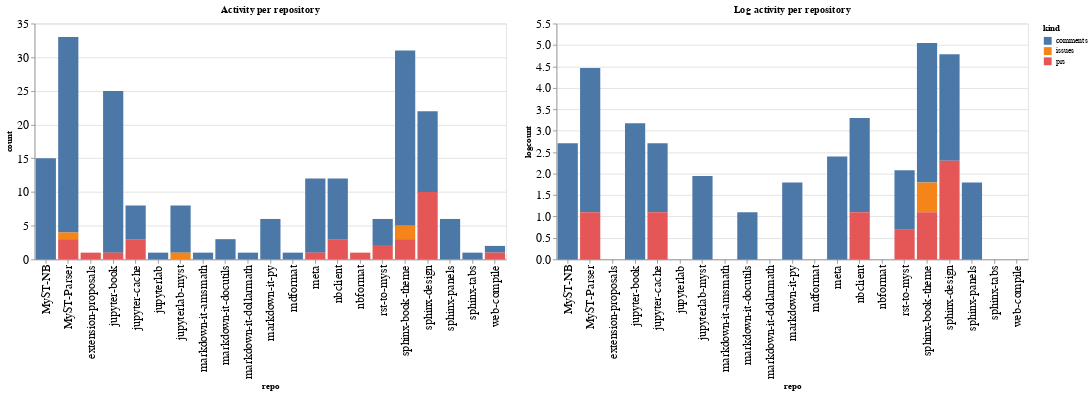

Write notebook code for a chart like this one.
### Code cell
ch1 = alt.Chart(repo_summaries, width=600, title="Activity per repository").mark_bar().encode(
    x='repo',
    y='count',
    color='kind',
    tooltip="kind"
)

ch2 = alt.Chart(repo_summaries, width=600, title="Log activity per repository").mark_bar().encode(
    x='repo',
    y='logcount',
    color='kind',
    tooltip="kind"
)

ch1 | ch2

### Figure 1 — Vega-Lite specification as saved in the notebook (floating-point values rounded to 4 significant figures)
{"config": {"axisLeft": {"labelFontSize": 15}, "axisBottom": {"labelFontSize": 15}}, "hconcat": [{"mark": "bar", "encoding": {"color": {"type": "nominal", "field": "kind"}, "tooltip": {"type": "nominal", "field": "kind"}, "x": {"type": "nominal", "field": "repo"}, "y": {"type": "quantitative", "field": "count"}}, "title": "Activity per repository", "width": 600}, {"mark": "bar", "encoding": {"color": {"type": "nominal", "field": "kind"}, "tooltip": {"type": "nominal", "field": "kind"}, "x": {"type": "nominal", "field": "repo"}, "y": {"type": "quantitative", "field": "logcount"}}, "title": "Log activity per repository", "width": 600}], "data": {"name": "data-d93eb46a79f50c40efff2cb57f19fda8"}, "$schema": "https://vega.github.io/schema/vega-lite/v4.8.1.json", "datasets": {"data-d93eb46a79f50c40efff2cb57f19fda8": [{"repo": "MyST-NB", "kind": "comments", "count": 15, "logcount": 2.708}, {"repo": "MyST-Parser", "kind": "comments", "count": 29, "logcount": 3.367}, {"repo": "MyST-Parser", "kind": "issues", "count": 1, "logcount": 0.0}, {"repo": "MyST-Parser", "kind": "prs", "count": 3, "logcount": 1.099}, {"repo": "extension-proposals", "kind": "prs", "count": 1, "logcount": 0.0}, {"repo": "jupyter-book", "kind": "comments", "count": 24, "logcount": 3.178}, {"repo": "jupyter-book", "kind": "prs", "count": 1, "logcount": 0.0}, {"repo": "jupyter-cache", "kind": "comments", "count": 5, "logcount": 1.609}, {"repo": "jupyter-cache", "kind": "prs", "count": 3, "logcount": 1.099}, {"repo": "jupyterlab", "kind": "comments", "count": 1, "logcount": 0.0}, {"repo": "jupyterlab-myst", "kind": "comments", "count": 7, "logcount": 1.946}, {"repo": "jupyterlab-myst", "kind": "issues", "count": 1, "logcount": 0.0}, {"repo": "markdown-it-amsmath", "kind": "comments", "count": 1, "logcount": 0.0}, {"repo": "markdown-it-docutils", "kind": "comments", "count": 3, "logcount": 1.099}, {"repo": "markdown-it-dollarmath", "kind": "comments", "count": 1, "logcount": 0.0}, {"repo": "markdown-it-py", "kind": "comments", "count": 6, "logcount": 1.792}, {"repo": "mdformat", "kind": "comments", "count": 1, "logcount": 0.0}, {"repo": "meta", "kind": "comments", "count": 11, "logcount": 2.398}, {"repo": "meta", "kind": "prs", "count": 1, "logcount": 0.0}, {"repo": "nbclient", "kind": "comments", "count": 9, "logcount": 2.197}, {"repo": "nbclient", "kind": "prs", "count": 3, "logcount": 1.099}, {"repo": "nbformat", "kind": "prs", "count": 1, "logcount": 0.0}, {"repo": "rst-to-myst", "kind": "comments", "count": 4, "logcount": 1.386}, {"repo": "rst-to-myst", "kind": "prs", "count": 2, "logcount": 0.6931}, {"repo": "sphinx-book-theme", "kind": "comments", "count": 26, "logcount": 3.258}, {"repo": "sphinx-book-theme", "kind": "issues", "count": 2, "logcount": 0.6931}, {"repo": "sphinx-book-theme", "kind": "prs", "count": 3, "logcount": 1.099}, {"repo": "sphinx-design", "kind": "comments", "count": 12, "logcount": 2.485}, {"repo": "sphinx-design", "kind": "prs", "count": 10, "logcount": 2.303}, {"repo": "sphinx-panels", "kind": "comments", "count": 6, "logcount": 1.792}, {"repo": "sphinx-tabs", "kind": "comments", "count": 1, "logcount": 0.0}, {"repo": "web-compile", "kind": "comments", "count": 1, "logcount": 0.0}, {"repo": "web-compile", "kind": "prs", "count": 1, "logcount": 0.0}]}}
